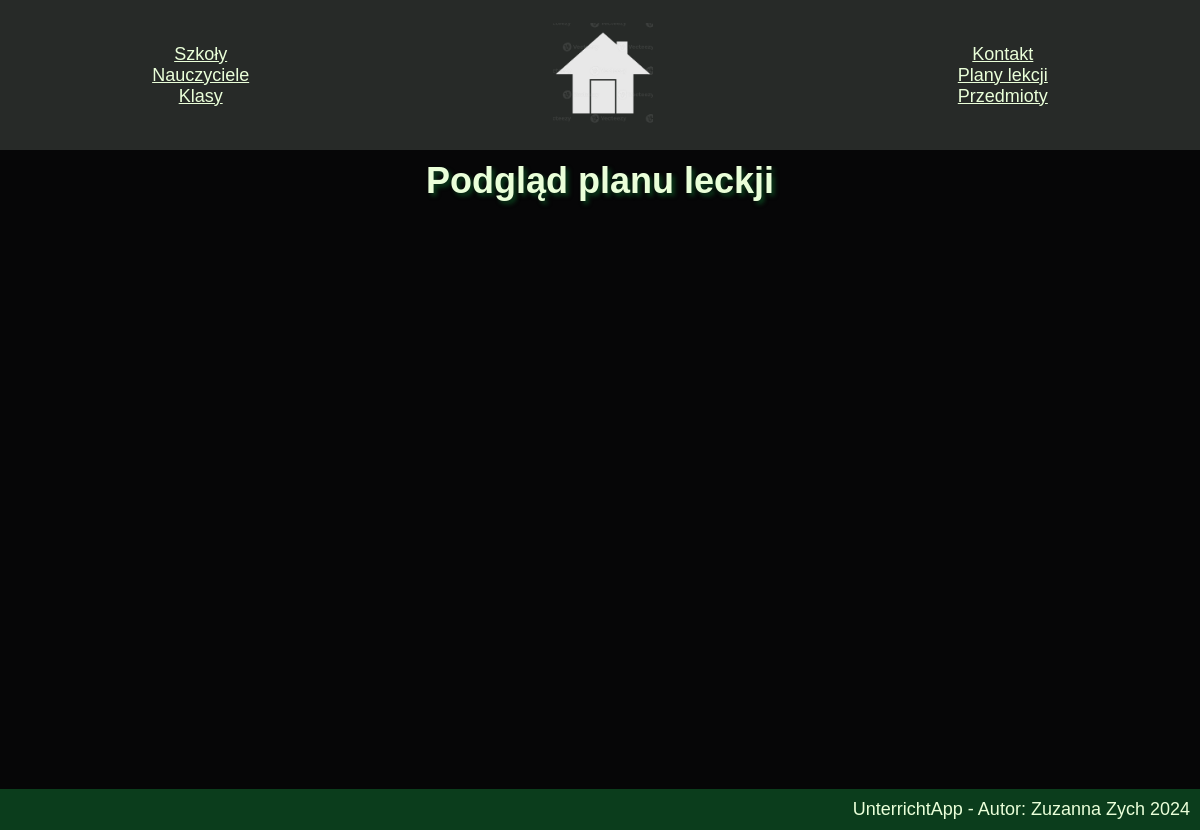
Page /choosePlan.php on the earlier database version.
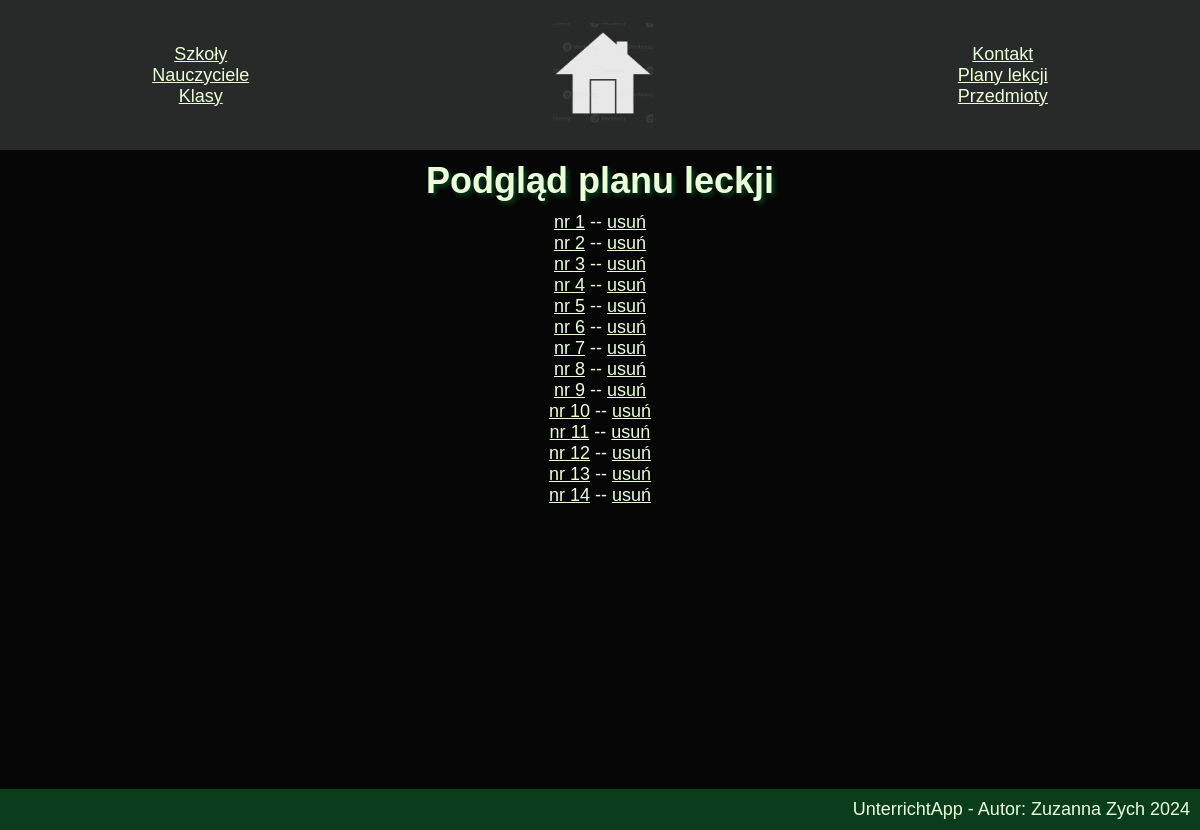
Same page on the later database version.
### tables this page shows
CREATE TABLE `plan_lekcji` (
  `id` int(10) UNSIGNED NOT NULL
);

### getAll.php (called while the page is built, shortened)
<?php
global $conn;
$planyLekcji = [];
$sql = "SELECT * from plan_lekcji";
$r = mysqli_query($conn, $sql);
?>

### choosePlan.php (the view, shortened to what this page needs)
<!DOCTYPE html>
<html lang="pl">
<head>
     <link rel="stylesheet" href="styl.css">
</head>
<body>
     <?php
     include_once "func.php";
     include_once "conn.php";
     include_once "getAll.php";
     ?>
    <h2 class="pageFunc center">Podgląd planu leckji</h2>
    <div class="main longList">
        <ul>
        <?php
        $i = 1;
        foreach ($planyLekcji as $key => $value) {
          if (($i-1)%10 == 0) {
               echo "<div class='breakup'>";
          }
          if ($i == 1) {
               $anchor = "id='firstEl'";
          } else {
               $anchor = "";
          }
            echo "<li><a href='pokazPlan.php?id=".$value['id']."&src=show' $anchor>nr ".$value['id']."</a> -- <a href='usuPlan.php?id=".$value['id']."'>usuń</a></li>";
            if ($i%10 == 0) {
               echo "</div>";
          }
            $i++;
        }
        ?>
        </ul>
     </div>
</body>
</html>

Differences in the rows shown:
added plan_lekcji: id "1"
added plan_lekcji: id "2"
added plan_lekcji: id "3"
added plan_lekcji: id "4"
added plan_lekcji: id "5"
added plan_lekcji: id "6"
added plan_lekcji: id "7"
added plan_lekcji: id "8"
added plan_lekcji: id "9"
added plan_lekcji: id "10"
added plan_lekcji: id "11"
added plan_lekcji: id "12"
added plan_lekcji: id "13"
added plan_lekcji: id "14"
